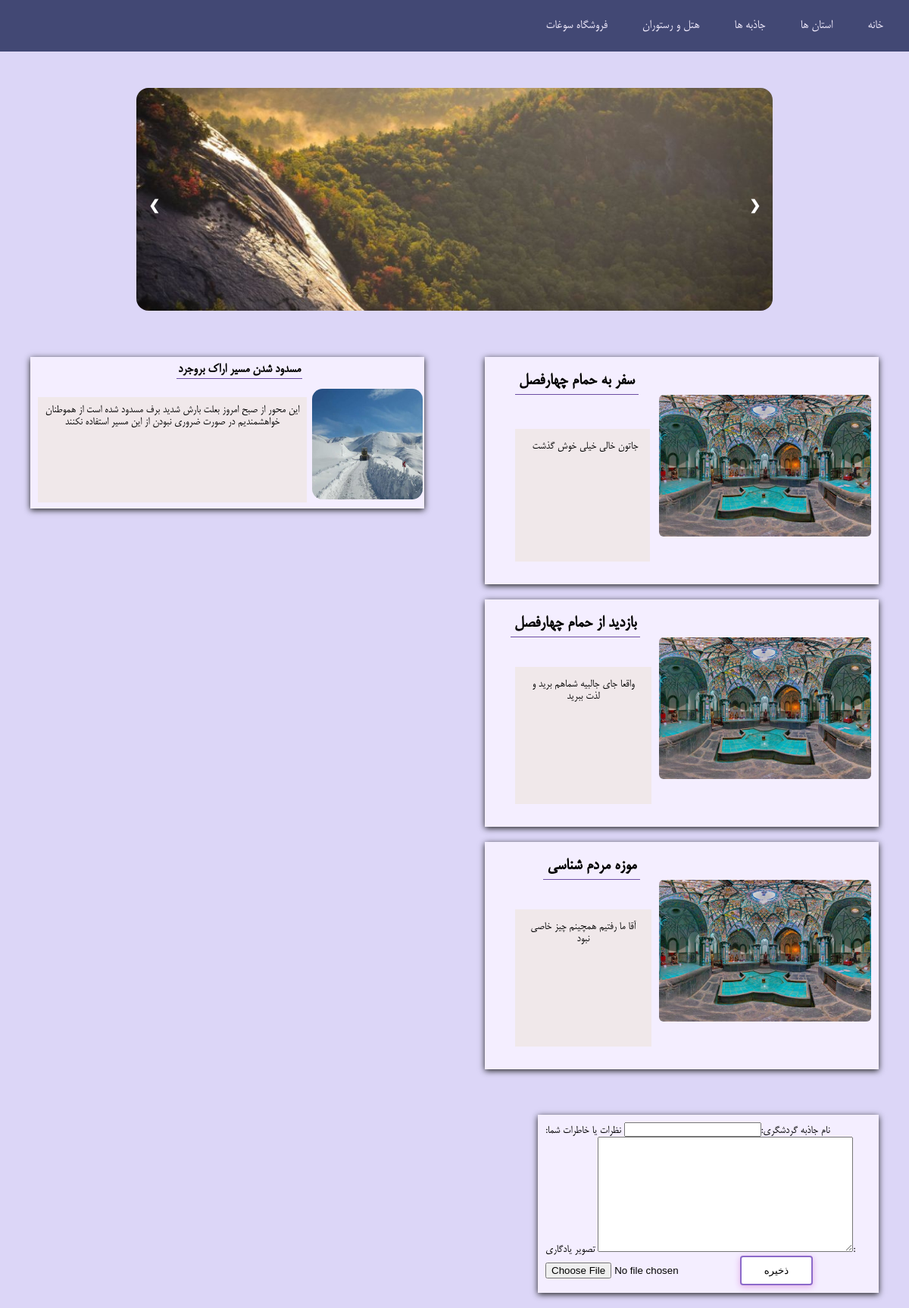
The page / on the database its author committed.
### irantourism/models.py (models this page shows, shortened)
class News(models.Model):
    title = models.CharField(max_length=100)
    date = models.DateField()
    detail = models.TextField()
    image = models.ImageField()

class Travelogue(models.Model):
    name = models.CharField(max_length=100)
    description = models.TextField()
    image = models.ImageField()
    is_visible = models.BooleanField()

### irantourism/views.py (the view, shortened to what this page needs)
# urls.py: path('', views.index),
def index(request):
    travelogueform = TravelogueForm()
    if request.method == "GET":
        states = State.objects.all()
        news = News.objects.all()
        travelogue = Travelogue.objects.all()
        return render(request, 'irantourism/index.html', {
            'list_of_itemes': news,
            'states': states,
            'travel': travelogue,
            'form': travelogueform
        })

### irantourism/forms.py
class TravelogueForm(forms.Form):
    name = forms.CharField(label='نام جاذبه گردشگری')
    description = forms.CharField(
        label='نظرات یا خاطرات شما', widget=forms.Textarea)
    image = forms.ImageField(label='تصویر یادگاری')

### irantourism/models.py (called while the page is built)
    def __str__(self) -> str:
        return self.name

### irantourism/templates/irantourism/index.html (shortened to what this page needs)
{% extends "base.html" %}
{% load static %}
{% block css_files %}
    <link rel='stylesheet' href="{% static 'irantourism/index.css'%}">
{% endblock css_files %}
{% block page_body %}
    <div class="grid-container">
        <div class="item1">
            {% include "irantourism/includes/header.html" with st=states %}
        </div>
        <div class="item2">
            <div class="column">
                {% for item in list_of_itemes %}
                    <div class="news-item">
                        <div class="news-pic">
                            <img src="{{item.image.url}}"></img>
                        </div>
                        <div class="news-title">
                            <h3>{{item.title}}</h3>
                        </div>
                        <div class="news-detail">
                            <p>{{ item.detail }}</p>
                        </div>
                    </div>
                {% endfor %}
            </div>
        </div>
        <div class="item3">
            {% include "irantourism/includes/slideshow.html" %}
        </div>
        <div class="item5">
            <div class="column">
                {% for item in travel %}
                    {% if item.is_visible %}
                    <div class="list-item">
                        <div class="item-pic">
                            <img src="{{item.image.url}}"></img>
                        </div>
                        <div class="item-title">
                            <h2>{{item.name}}</h2>
                        </div>
                        <div class="item-detail">
                            <p>{{ item.description }}</p>
                        </div>
                    </div>
                    {% endif %}
                {% endfor %}
            </div>
        </div>
    </div>
    <div class="item4">
            <form action="/" method="POST" enctype="multipart/form-data">
                {{ form }}
                <button>ذخیره</button>
            </form>
    </div>
{% endblock page_body %}

### templates/base.html (shortened to what this page needs)
<!DOCTYPE html>
<html lang="en">
<head>
    {% block css_files %}
    {% endblock css_files %}
</head>
<body>
{% block page_body %}
{% endblock page_body %}
</body>
</html>

### irantourism/templates/irantourism/includes/header.html (shortened to what this page needs)
{% load static %}
<link rel="stylesheet" href="{% static 'irantourism/header.css'%}" />
 <body>
   <nav class="navbar">
     <ul class="nav-links">
       <div class="menu">
         <li><a href="/">خانه</a></li>
         <li class="services">
           <a href="/all-cities"> استان ها</a>
         </li>
         <li><a href="/attractions">جاذبه ها</a></li>
         <li><a href="/hotelrestaurant">هتل و رستوران</a></li>
         <li><a href="/souvenir">فروشگاه سوغات</a></li>
       </div>
     </ul>
   </nav>
 </body>

### irantourism/templates/irantourism/includes/slideshow.html (shortened to what this page needs)
{% load static %}
<link rel="stylesheet" href="{% static 'irantourism/slideshow.css'%}" />
<div class="slideshow-container">
  <div class="mySlides fade">
    <img src="{% static 'irantourism/images/img1.jpg'%}" style="width:100%">
  </div>
  <a class="prev" onclick="plusSlides(-1)">&#10094;</a>
  <a class="next" onclick="plusSlides(1)">&#10095;</a>
</div>
<br>

### irantourism/static/irantourism/index.css (style rules this page uses)
body { background-color: #DCD6F7; }
* { box-sizing: border-box; }
.column { padding: 10px; margin: 10px; }
.item1 { grid-area: header; }
.item2 { grid-area: menu; width: 600px; }
.item3 { grid-area: main; height: auto; }
.item4 { display: grid; grid-row: auto auto auto; float: right; grid-area: form; height: auto; width: 450px; padding: 10px; margin-top: 20px; margin-right: 40px; margin-bottom: 20px; background-color: #F4EEFF; box-shadow: 0 2px 8px #1f2020; }
button { background-color: white; color: black; border: 2px solid #8c6aca; padding: 10px 30px; box-shadow: 0 2px 8px #e0ace7; border-radius: 4px; }
.item5 { grid-area: footer; height: auto; }
.grid-container { display: grid; grid-template-areas: 'header header header' 'main main main' 'menu footer footer' 'form form form'; }
.grid-container > div { text-align: center; }
.list-item { display: grid; height: 300px; grid-template-areas: 'title title title pic' 'detail detail detail pic' 'detail detail detail pic'; background-color: #F4EEFF; margin: 20px; box-shadow: 0 2px 8px #1f2020; }
.item-pic > img { width: 300px; padding: 10px; float: right; margin-top: 40px; }
.item-pic { grid-area: pic; }
.item-title { grid-area: title; height: 20px; padding: 5px; margin: 5px; }
.item-title > h2 { float: right; padding: 5px; margin: 5px; border-bottom: 1px solid #6b4da3; }
.item-detail { background-color: rgba(233, 223, 203, 0.4); padding: 5px; margin-left: 40px; margin-bottom: 30px; grid-area: detail; }
.item-detail > p { float: right; padding: 5px; margin: 5px; }
.news-item { display: grid; height: 200px; grid-template-areas: 'title title title pic' 'detail detail detail pic' 'detail detail detail pic'; background-color: #F4EEFF; margin: 20px; box-shadow: 0 2px 8px #1f2020; }
.news-pic > img { width: 150px; height: 150px; padding: 2px; float: right; border-radius: 1rem; margin-top: 40px; margin-left: 5px; }
.news-pic { grid-area: pic; }
.news-title { grid-area: title; height: 5px; padding: 2px; margin: 2px; }
.news-title > h3 { float: right; padding: 2px; margin: 2px; border-bottom: 1px solid #6b4da3; }
.news-detail { background-color: rgba(233, 223, 203, 0.4); padding: 2px; margin-left: 10px; margin-bottom: 8px; grid-area: detail; }
.news-detail > p { float: right; padding: 2px; margin: 5px; }

### irantourism/static/irantourism/header.css (style rules this page uses)
* { margin: 0; padding: 0; box-sizing: border-box; }
body { font-family: "Mitra"; }
a { text-decoration: none; }
li { list-style: none; }
.navbar { display: block; align-items: center; justify-content: space-between right; padding: 20px; background-color: #424874; color: #F4EEFF; direction: rtl; }
.nav-links a { color: #F4EEFF; }
.menu { display: flex; gap: 1em; font-size: 18px; }
.menu li { padding: 5px 14px; }
.services { position: relative; }

### irantourism/static/irantourism/slideshow.css (style rules this page uses)
* { box-sizing:border-box }
img { border-radius: 1rem; }
.slideshow-container { max-width: 70%; position: relative; margin-top: 3rem; margin-left: auto; margin-right: auto; }
.mySlides { display: none; }
.prev, .next { cursor: pointer; position: absolute; top: 50%; width: auto; margin-top: -22px; padding: 16px; color: white; font-weight: bold; font-size: 18px; transition: 0.6s ease; border-radius: 0 3px 3px 0; user-select: none; }
.next { right: 0; border-radius: 3px 0 0 3px; }
.prev { left: 0; }
.fade { -webkit-animation-name: fade; -webkit-animation-duration: 1.5s; animation-name: fade; animation-duration: 1.5s; }

### rows shown on the page
News: image (picture), title "مسدود شدن مسیر اراک بروجرد", detail "این محور از صبح امروز بعلت بارش شدید برف مسدود شده است از هموطنان خواهشمندیم در صورت ضروری نبودن از این مسیر استفاده نکنند"
Travelogue: image (picture), name "سفر به حمام چهارفصل", description "جاتون خالی خیلی خوش گذشت"
Travelogue: image (picture), name "بازدید از حمام چهارفصل", description "واقعا جای جالبیه شماهم برید و لذت ببرید"
Travelogue: image (picture), name "موزه مردم شناسی", description "آقا ما رفتیم همچینم چیز خاصی نبود"
